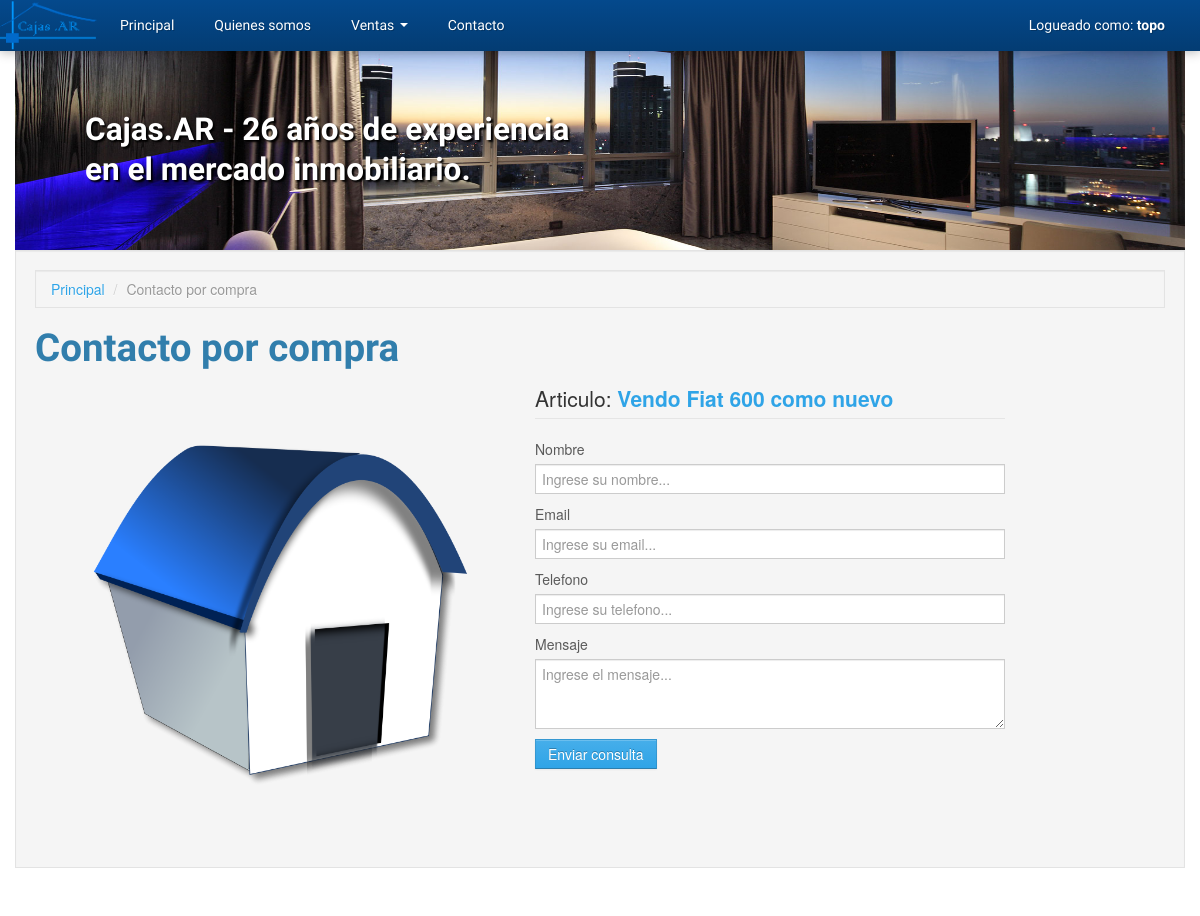
Before: /index.php?page=purchase&articulo=3136 (signed in) with the older database file.
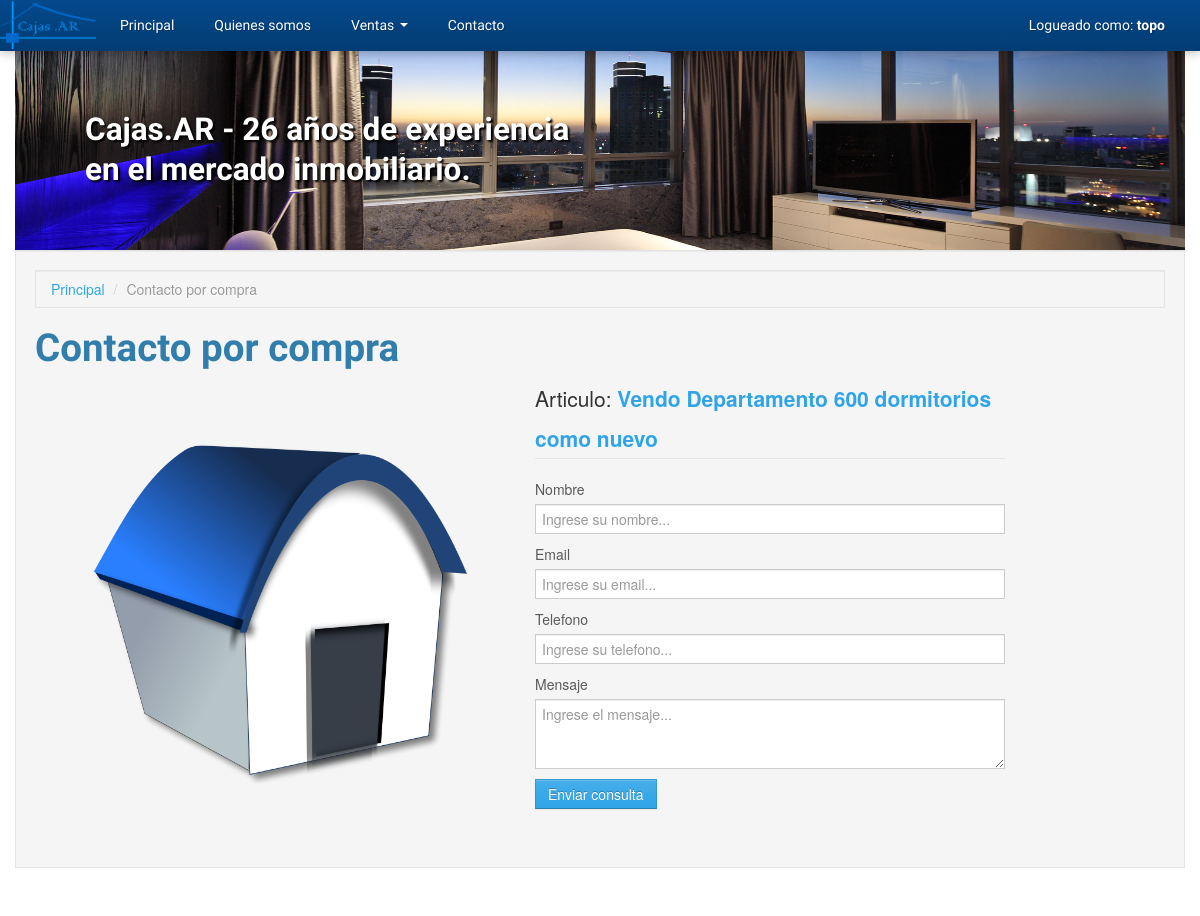
After: the same page with the newer database file.
### tables this page shows
CREATE TABLE `articles` (
  `id_article` int(8) NOT NULL AUTO_INCREMENT,
  `id_article_category` int(2) NOT NULL,
  `id_article_type` int(2) NOT NULL,
  `id_author` int(2) NOT NULL,
  `title` varchar(128) NOT NULL,
  `description` text,
  `location` varchar(128) DEFAULT NULL,
  `address` varchar(64) DEFAULT NULL,
  `price` float DEFAULT NULL,
  PRIMARY KEY (`id_article`),
  KEY `id_article_category` (`id_article_category`),
  KEY `id_article_type` (`id_article_type`),
  KEY `id_author` (`id_author`),
  CONSTRAINT `id_article_category` FOREIGN KEY (`id_article_category`) REFERENCES `article_categories` (`id_article_category`) ON DELETE NO ACTION ON UPDATE NO ACTION,
  CONSTRAINT `id_article_type` FOREIGN KEY (`id_article_type`) REFERENCES `article_types` (`id_article_type`) ON DELETE NO ACTION ON UPDATE NO ACTION,
  CONSTRAINT `id_author` FOREIGN KEY (`id_author`) REFERENCES `users` (`id_user`) ON DELETE NO ACTION ON UPDATE NO ACTION
);

### includes/mysqldb.php (called while the page is built, shortened)
<?php
class MySQLConnection
{
    private $_dbLink, $_queryResponse;
    public function connect($user, $pass, $host, $database)
    {
        $this->_dbLink = mysqli_connect($host, $user, $pass);
        mysqli_select_db($this->_dbLink, $database);
    }
    public function query($query)
    {
        $this->_queryResponse = mysqli_query($this->_dbLink, $query);
        return $this;
    }
    public function getOne()
    {
        $this->lastResult = null;
        if ($this->_queryResponse && !is_bool($this->_queryResponse)) {
            $this->lastResult = mysqli_fetch_object($this->_queryResponse);
        }
        return $this->lastResult;
    }
}

### includes/autoload.php (called while the page is built, shortened)
<?php
require_once dirname(__FILE__) . '/application.php';
require_once dirname(__FILE__) . '/mysqldb.php';
require_once dirname(__FILE__) . '/inputdata.php';
$app = new Application(
    new MySQLConnection(MYSQL_USER, MYSQL_PASS, MYSQL_HOST, MYSQL_DATABASE),
    new InputData()
);

### includes/application.php (called while the page is built, shortened)
<?php
class Application
{
    protected $db;
    public function __construct(MySQLConnection $db, InputData $io)
    {
        $this->db = $db;
        $this->io = $io;
    }
    public function getArticleById($id)
    {
        $id = (int) $id;
        $queryString = ""
            . "SELECT articles.*, "
                . "users.username, "
                . "article_types.name AS article_type, "
                . "article_categories.name AS article_category "
            . "FROM articles "
                . "INNER JOIN article_categories ON articles.id_article_category = article_categories.id_article_category "
                . "INNER JOIN article_types ON articles.id_article_type = article_types.id_article_type "
                . "INNER JOIN users ON articles.id_author = users.id_user "
            . "WHERE articles.id_article='{$id}' LIMIT 1";
        return $this->db->query($queryString)->getOne();
    }
}

### includes/inputdata.php (called while the page is built, shortened)
<?php
class InputData
{
    private $_request, $_response, $_query, $_post, $_server, $_cookies;
    public function __construct()
    {
        $this->_request  = &$_REQUEST;
        $this->_post     = &$_POST;
    }
    public function getRequest($param = null, $default = null)
    {
        if ($param) {
            return isset($this->_request[$param]) ?
                $this->_request[$param] : $default;
        }
        return $this->_request;
    }
    public function getPost($param = null, $default = null)
    {
        if ($param) {
            return isset($this->_post[$param]) ?
                $this->_post[$param] : $default;
        }
        return $this->_post;
    }
}

### includes/templates/content_purchase.php (the view, shortened to what the changed rows need)
<?php
$article_id = $app->io->getRequest('articulo');
$article = $app->getArticleById($article_id);
$successId = false;
?>
<div class="container">
    <div class="well">
        <?php if (! $article) { ?>
            <div class="row mt10">
                <div class="span12">
                    <h1 class="">No se ha encontrado el articulo</h1>
                </div>
            </div>
        <?php } else { ?>
            <ul class="breadcrumb well">
                <li><a href="index.php?page=home">Principal</a> <span class="divider">/</span></li>
                <li class="active">Contacto por compra</li>
            </ul>
            <h1>Contacto por compra</h1>
            <div class="row">
                <div class="span5">
                    <img src="assets/images/contact-big-icon.png" alt="" style="width:100%"/>
                </div>
                <div class="span5">
                    <form method="post" action="" id="purchase-form">
                      <fieldset>
                          <legend>
                              Articulo:
                              <a href="index.php?page=item&id=<?php echo $article->id_article; ?>">
                                  <b><?php echo $article->title; ?></b>
                              </a>
                          </legend>
                        <?php if ($successId && $app->io->getPost()) { ?>
                            <div class="alert alert-success">Su consulta ha sido enviada, lo contactaremos a la brevedad.</div>
                        <?php } elseif (!$successId && $app->io->getPost()) { ?>
                            <div class="alert alert-error">No se pudo guardar la consulta, intente mas tarde.</div>
                        <?php } else { ?>
                            <div>
                                <label>Nombre</label>
                                <input type="text" name="name" placeholder="Ingrese su nombre..."/>
                            </div>
                            <div>
                                <label>Email</label>
                                <input type="text" name="email" placeholder="Ingrese su email..."/>
                            </div>
                            <div>
                                <label>Telefono</label>
                                <input type="text" name="phone" placeholder="Ingrese su telefono..."/>
                            </div>
                            <div>
                                <label>Mensaje</label>
                                <textarea name="message" rows="3" placeholder="Ingrese el mensaje..."></textarea>
                            </div>
                            <button type="submit" class="btn btn-primary">Enviar consulta</button>
                        <?php } ?>
                      </fieldset>
                    </form>
                </div>
            </div>
        <?php } ?>
    </div>
</div>

Changed rows visible on the page:
changed articles: title "Vendo Fiat 600 como nuevo" → "Vendo Departamento 600 dormitorios como nuevo"
